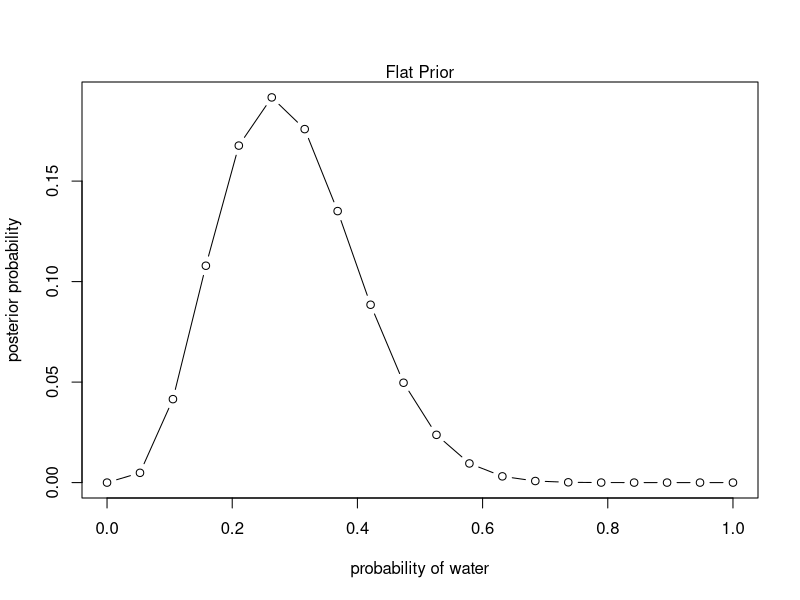
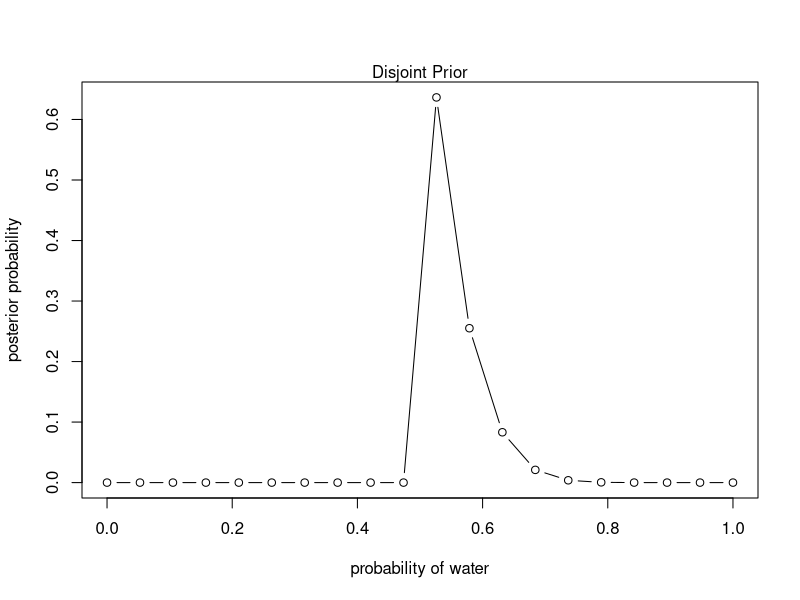

Write the R code that produced these figures, in order.
## ---- chunk 1
# This is a copy from my notes
p_grid <- seq(from = 0, to = 1, length.out = 20)

# define prior
# our prior is flat
prior <- rep(1, times = 20)

# compute likelihood at each value in grid
# This is where we make the changes in our model.
likelihood <- dbinom(4, size = 15, prob = p_grid)

# compute product of likelihood and prior
unstd.posterior <- likelihood * prior

# standardize the posterior, so it sums to 1
posterior <- unstd.posterior/sum(unstd.posterior)

# Looking at the plot:
plot(p_grid, posterior, type = "b",
     xlab = "probability of water", ylab = "posterior probability")
mtext("Flat Prior")
## ---- chunk 2
# This is a copy from my notes
p_grid <- seq(from = 0, to = 1, length.out = 20)

# define prior
# our prior is not flat, but defined as in question 2.
prior <- ifelse(p_grid < 0.5, 0, 5)

# compute likelihood at each value in grid
# This is where we make the changes in our model.
likelihood <- dbinom(4, size = 15, prob = p_grid)

# compute product of likelihood and prior
unstd.posterior <- likelihood * prior

# standardize the posterior, so it sums to 1
posterior <- unstd.posterior/sum(unstd.posterior)

# Looking at the plot:
plot(p_grid, posterior, type = "b",
     xlab = "probability of water", ylab = "posterior probability")
mtext("Disjoint Prior")
